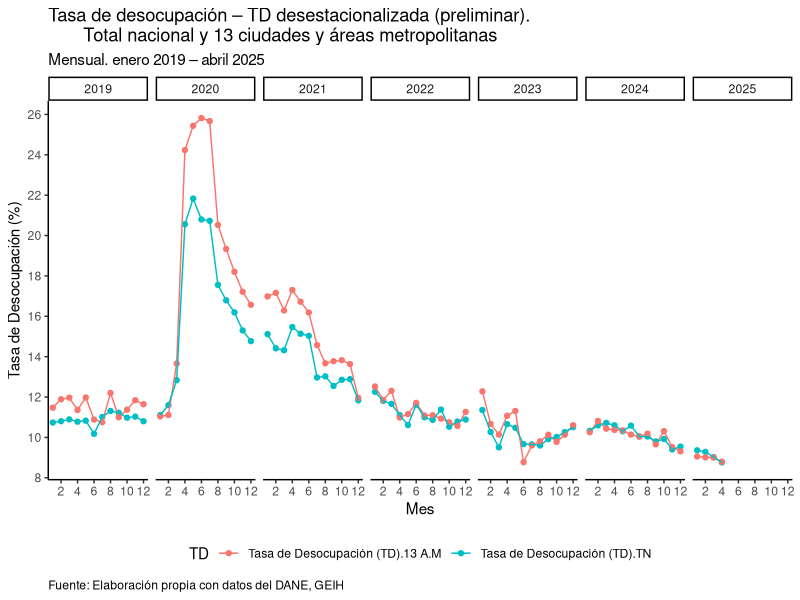
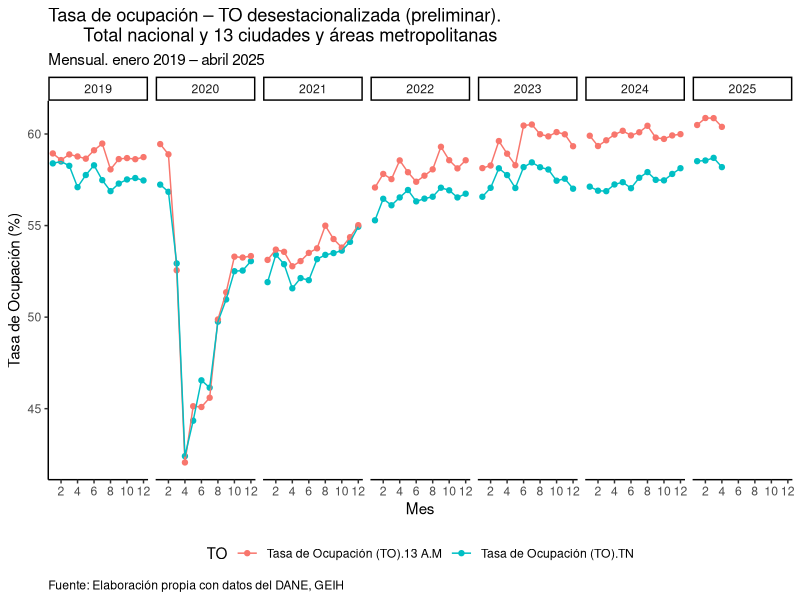
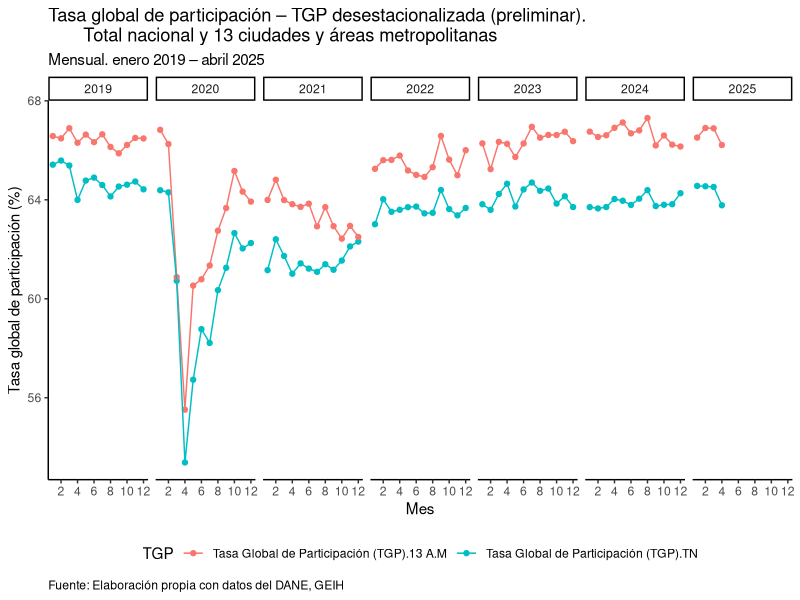

Recreate these plots in R, in order.
## ---- chunk 1

library(readxl)
library(tidyverse)
## ---- chunk 2

# Here we load the labour market indices for Total country

df1 = readxl::read_excel("anex-GEIH-Desestacionalizado-abr2025.xlsx",
                         sheet = "Total nacional",
                         range = "A12:KG16",
                         col_names = FALSE)

# Now we load the labour market indices for Total 13 cities and metropolitan areas

df2 = readxl::read_excel("anex-GEIH-Desestacionalizado-abr2025.xlsx",
                         sheet = "Total 13 ciudades A.M.",
                         range = "A12:KG16",
                         col_names = FALSE)
## ---- chunk 3

# Indexing the year and month variables to the dataframes

df1[1, 1] = "Año"
df1[2, 1] = "Mes"

df2[1, 1] = "Año"
df2[2, 1] = "Mes"
## ---- chunk 4

# Total country

df1 = df1 |>
  tidyr::pivot_longer(cols = 2:293) |> 
  tidyr::fill(value) |> 
  tidyr::pivot_wider(names_from = 1,
                     values_from = value) |> 
  dplyr::select(Año:`Tasa de Desocupación (TD)`)

df1
## ---- chunk 5

# Total 13 cities and metropolitan areas

df2 = df2 |>
  tidyr::pivot_longer(cols = 2:293) |> 
  tidyr::fill(value) |> 
  tidyr::pivot_wider(names_from = 1,
                     values_from = value) |> 
  dplyr::select(Año:`Tasa de Desocupación (TD)`)

df2
## ---- chunk 6

# Now we merge both dataframes: total country and 13 cities and metropolitan areas labour market indices by (año and mes)

data = df1 |> 
  dplyr::inner_join(df2,
                    by = c("Año", "Mes"),
                    suffix = c(".TN", ".13 A.M"))

data
## ---- chunk 7

# Now we transform some variables to numeric

data = data |> 
  dplyr::mutate_at(vars(1, 3:8), as.numeric)

data
## ---- chunk 8

# Please first notice that some months have asterisks, so we  need to replace them too

data |> 
  dplyr::distinct(Mes)

## ---- chunk 9

# Now we transform the "string" format of months to "numeric"

data = data |>
  dplyr::mutate(
    Mes = recode(Mes,
                 "Ene" = 01, "Feb" = 02,
                 "Mar" = 03, "Abr" = 04,
                 "May" = 05, "Jun" = 06,
                 "Jul" = 07, "Ago" = 08,
                 "Sep" = 09, "Oct" = 10,
                 "Nov" = 11, "Dic" = 12,
                 "Jul*" = 07, "Ago*" = 08))

glimpse(data)
## ---- chunk 10

# Then, we filter the data set from 2019:

data = data |>
  filter(Año>=2019)

glimpse(data)
## ---- chunk 11

unemp = data |>
  select(Año, Mes,
         `Tasa de Desocupación (TD).TN`,
         `Tasa de Desocupación (TD).13 A.M`) |>
  pivot_longer(cols = 3:4,
               names_to = "TD",
               values_to = "value")  

unemp
## ---- chunk 12

ggplot(unemp) +
  geom_point(aes(x = Mes, y = value, colour = TD, group = TD)) +
  geom_line(aes(x = Mes, y = value, colour = TD, group = TD)) +
  facet_grid( . ~ Año) +
  scale_x_continuous(breaks = seq(0,12, by=2)) +
  scale_y_continuous(breaks = seq(8,26, by=2)) +
  theme_classic() +
  labs(title = "Tasa de desocupación – TD desestacionalizada (preliminar).
       Total nacional y 13 ciudades y áreas metropolitanas",
       subtitle = "Mensual. enero 2019 – abril 2025",
       x = "Mes",
       y = "Tasa de Desocupación (%)",
       caption = "Fuente: Elaboración propia con datos del DANE, GEIH") +
  theme(plot.caption.position = "panel",
        plot.caption = element_text(hjust = 0),
        legend.position = "bottom")

## ---- chunk 13

emp = data |>
  select(Año, Mes,
         `Tasa de Ocupación (TO).TN`,
         `Tasa de Ocupación (TO).13 A.M`) |>
  pivot_longer(cols = 3:4,
               names_to = "TO",
               values_to = "value")  

emp
## ---- chunk 14

ggplot(emp) +
  geom_point(aes(x = Mes, y = value, colour = TO, group = TO)) +
  geom_line(aes(x = Mes, y = value, colour = TO, group = TO)) +
  facet_grid( . ~ Año) +
  scale_x_continuous(breaks = seq(0,12, by=2)) +
  theme_classic() +
  labs(title = "Tasa de ocupación – TO desestacionalizada (preliminar).
       Total nacional y 13 ciudades y áreas metropolitanas",
       subtitle = "Mensual. enero 2019 – abril 2025",
       x = "Mes",
       y = "Tasa de Ocupación (%)",
       caption = "Fuente: Elaboración propia con datos del DANE, GEIH") +
  theme(plot.caption.position = "panel",
        plot.caption = element_text(hjust = 0),
        legend.position = "bottom") 

## ---- chunk 15

lfp = data |>
  select(Año, Mes,
         `Tasa Global de Participación (TGP).TN`,
         `Tasa Global de Participación (TGP).13 A.M` ) |>
  pivot_longer(cols = 3:4,
               names_to = "TGP",
               values_to = "value")

lfp
## ---- chunk 16

ggplot(lfp) +
  geom_point(aes(x = Mes, y = value, colour = TGP, group = TGP)) +
  geom_line(aes(x = Mes, y = value, colour = TGP, group = TGP)) +
  facet_grid( . ~ Año) +
  scale_x_continuous(breaks = seq(0,12, by=2)) +
  theme_classic() +
  labs(title = "Tasa global de participación – TGP desestacionalizada (preliminar).
       Total nacional y 13 ciudades y áreas metropolitanas",
       subtitle = "Mensual. enero 2019 – abril 2025",
       x = "Mes",
       y = "Tasa global de participación (%)",
       caption = "Fuente: Elaboración propia con datos del DANE, GEIH") +
  theme(plot.caption.position = "panel",
        plot.caption = element_text(hjust = 0),
        legend.position = "bottom") 

